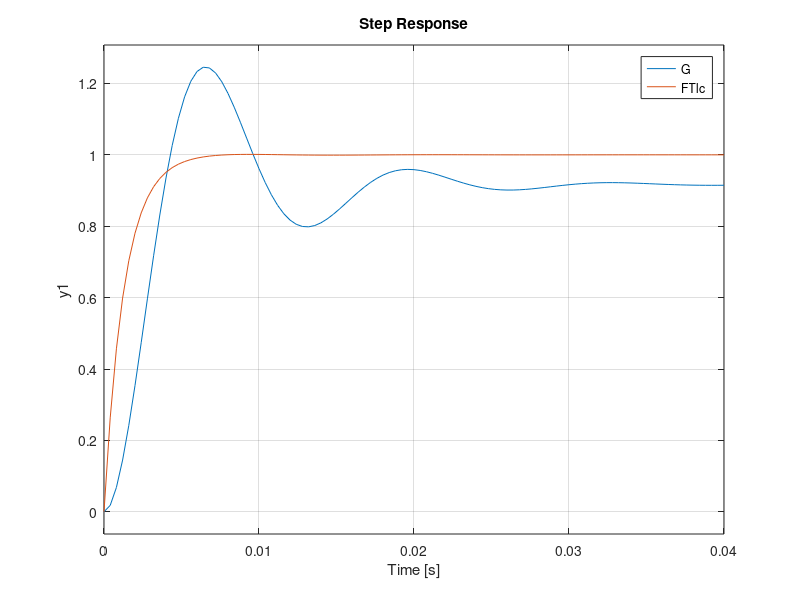

Here is the MATLAB script that generated this plot:
%Unidad 4 Ejercicio 28
pkg load control

s = tf('s');
G1 = 100/(s+100)
G2 = 2340/(s+212.8)
G = minreal(feedback(G1*G2,1))
rlocus(G)
%step(G)
Ti = 0.0012
Td = (1/2.55e5)/Ti
PID = (Ti*Td*s^2+Ti*s+1)/(Ti*s)
FTla = minreal(PID*G)
FTlc = minreal(feedback(FTla,1))
step(G,FTlc)